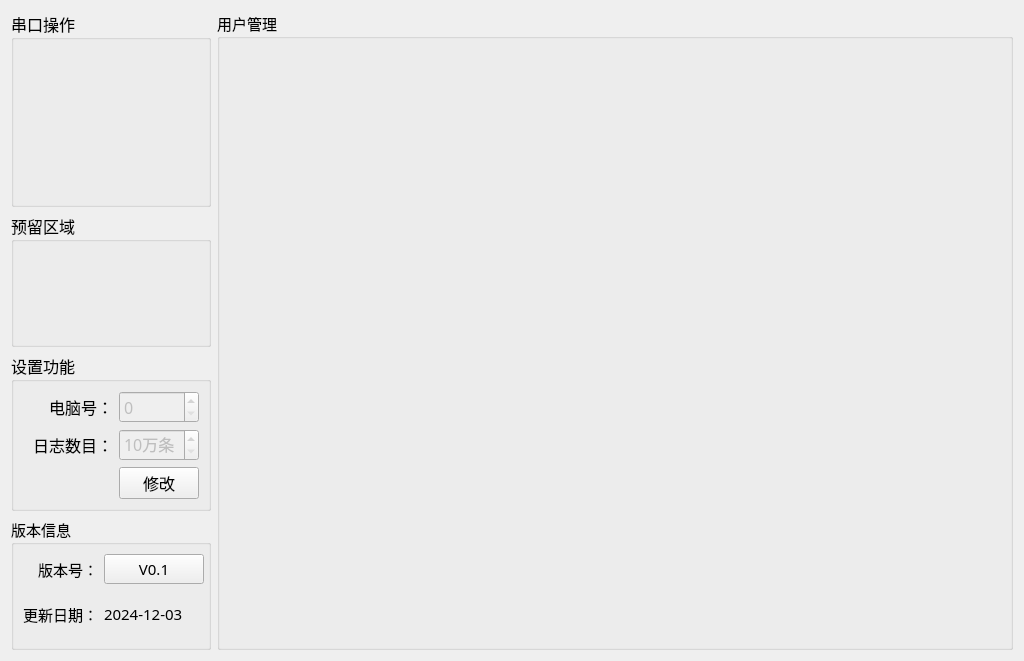
<?xml version="1.0" encoding="UTF-8"?>
<ui version="4.0">
 <class>Setup_MainWid</class>
 <widget class="QWidget" name="Setup_MainWid">
  <property name="geometry">
   <rect>
    <x>0</x>
    <y>0</y>
    <width>1024</width>
    <height>661</height>
   </rect>
  </property>
  <property name="font">
   <font>
    <family>微软雅黑</family>
    <pointsize>11</pointsize>
   </font>
  </property>
  <property name="windowTitle">
   <string>Form</string>
  </property>
  <layout class="QGridLayout" name="gridLayout_6">
   <item row="0" column="0">
    <widget class="QGroupBox" name="groupBox_3">
     <property name="minimumSize">
      <size>
       <width>0</width>
       <height>80</height>
      </size>
     </property>
     <property name="maximumSize">
      <size>
       <width>200</width>
       <height>220</height>
      </size>
     </property>
     <property name="font">
      <font>
       <family>微软雅黑</family>
       <pointsize>12</pointsize>
      </font>
     </property>
     <property name="title">
      <string>串口操作</string>
     </property>
     <layout class="QGridLayout" name="gridLayout">
      <item row="0" column="0">
       <widget class="QWidget" name="comWid" native="true">
        <property name="minimumSize">
         <size>
          <width>0</width>
          <height>70</height>
         </size>
        </property>
       </widget>
      </item>
      <item row="1" column="0">
       <widget class="QWidget" name="sourceWid" native="true">
        <property name="minimumSize">
         <size>
          <width>0</width>
          <height>70</height>
         </size>
        </property>
       </widget>
      </item>
     </layout>
    </widget>
   </item>
   <item row="0" column="1" rowspan="4">
    <widget class="QGroupBox" name="groupBox_5">
     <property name="title">
      <string>用户管理</string>
     </property>
     <layout class="QGridLayout" name="gridLayout_4">
      <item row="0" column="0">
       <widget class="QStackedWidget" name="stackedWid"/>
      </item>
     </layout>
    </widget>
   </item>
   <item row="1" column="0">
    <widget class="QGroupBox" name="groupBox_4">
     <property name="maximumSize">
      <size>
       <width>200</width>
       <height>300</height>
      </size>
     </property>
     <property name="font">
      <font>
       <family>微软雅黑</family>
       <pointsize>12</pointsize>
      </font>
     </property>
     <property name="title">
      <string>预留区域</string>
     </property>
     <layout class="QGridLayout" name="gridLayout_3"/>
    </widget>
   </item>
   <item row="2" column="0">
    <widget class="QGroupBox" name="groupBox_2">
     <property name="minimumSize">
      <size>
       <width>0</width>
       <height>0</height>
      </size>
     </property>
     <property name="maximumSize">
      <size>
       <width>200</width>
       <height>16777215</height>
      </size>
     </property>
     <property name="font">
      <font>
       <family>微软雅黑</family>
       <pointsize>12</pointsize>
      </font>
     </property>
     <property name="title">
      <string>设置功能</string>
     </property>
     <layout class="QGridLayout" name="gridLayout_5">
      <item row="0" column="0">
       <widget class="QLabel" name="label_16">
        <property name="text">
         <string>电脑号：</string>
        </property>
        <property name="alignment">
         <set>Qt::AlignRight|Qt::AlignTrailing|Qt::AlignVCenter</set>
        </property>
       </widget>
      </item>
      <item row="0" column="1">
       <widget class="QSpinBox" name="pcNumSpin">
        <property name="enabled">
         <bool>false</bool>
        </property>
        <property name="styleSheet">
         <string notr="true"/>
        </property>
        <property name="maximum">
         <number>9</number>
        </property>
       </widget>
      </item>
      <item row="1" column="0">
       <widget class="QLabel" name="label_15">
        <property name="text">
         <string>日志数目：</string>
        </property>
        <property name="alignment">
         <set>Qt::AlignRight|Qt::AlignTrailing|Qt::AlignVCenter</set>
        </property>
       </widget>
      </item>
      <item row="1" column="1">
       <widget class="QSpinBox" name="logCountSpin">
        <property name="enabled">
         <bool>false</bool>
        </property>
        <property name="suffix">
         <string>万条</string>
        </property>
        <property name="minimum">
         <number>10</number>
        </property>
       </widget>
      </item>
      <item row="2" column="0">
       <spacer name="horizontalSpacer_2">
        <property name="orientation">
         <enum>Qt::Horizontal</enum>
        </property>
        <property name="sizeHint" stdset="0">
         <size>
          <width>92</width>
          <height>20</height>
         </size>
        </property>
       </spacer>
      </item>
      <item row="2" column="1">
       <widget class="QPushButton" name="pcBtn">
        <property name="text">
         <string>修改</string>
        </property>
       </widget>
      </item>
     </layout>
    </widget>
   </item>
   <item row="3" column="0">
    <widget class="QGroupBox" name="groupBox">
     <property name="maximumSize">
      <size>
       <width>200</width>
       <height>140</height>
      </size>
     </property>
     <property name="title">
      <string>版本信息</string>
     </property>
     <layout class="QGridLayout" name="gridLayout_2">
      <item row="1" column="2">
       <widget class="QLabel" name="label_date">
        <property name="text">
         <string>2024-12-03</string>
        </property>
       </widget>
      </item>
      <item row="0" column="0">
       <widget class="QLabel" name="label">
        <property name="text">
         <string>版本号：</string>
        </property>
        <property name="alignment">
         <set>Qt::AlignRight|Qt::AlignTrailing|Qt::AlignVCenter</set>
        </property>
       </widget>
      </item>
      <item row="1" column="0">
       <widget class="QLabel" name="label_3">
        <property name="text">
         <string>更新日期：</string>
        </property>
        <property name="alignment">
         <set>Qt::AlignRight|Qt::AlignTrailing|Qt::AlignVCenter</set>
        </property>
       </widget>
      </item>
      <item row="0" column="2">
       <widget class="QPushButton" name="verBtn">
        <property name="minimumSize">
         <size>
          <width>100</width>
          <height>30</height>
         </size>
        </property>
        <property name="text">
         <string>V0.1</string>
        </property>
       </widget>
      </item>
     </layout>
    </widget>
   </item>
  </layout>
 </widget>
 <resources/>
 <connections/>
</ui>
